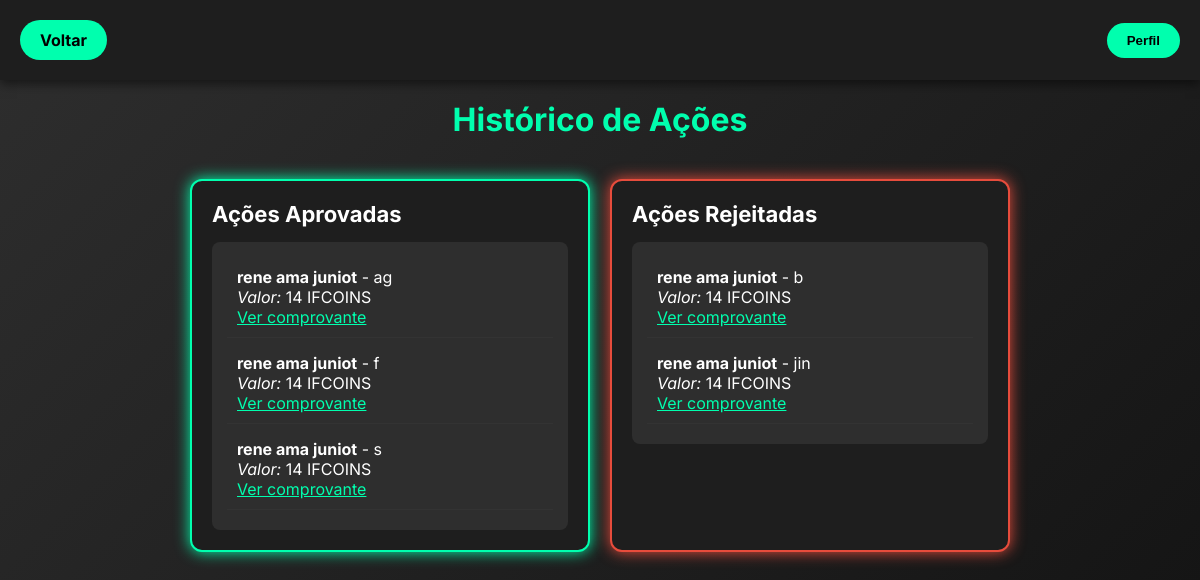
Page /aluno/historico_acoes (signed in) on the committed database.
### models/modelosDB.py (models this page shows, shortened)
class AcaoRealizadaAlunoDB(Base):
    __tablename__ = 'acoes_realizadas'
    id = Column(Integer, primary_key=True)
    email_aluno = Column(String, ForeignKey('alunos.email'))
    id_acao = Column(Integer, ForeignKey('acoes.id'))
    comentarios_aluno = Column(String)
    link = Column(String, nullable=True)
    valor = Column(Integer, default=0)
    status = Column(String, default='pendente')  # pendente/aprovada/rejeitada
    data_envio = Column(DateTime, default=datetime.now())
    aluno = relationship("AlunoDB", back_populates="acoes_realizadas")
    acao = relationship("AcaoDB", back_populates="acoes_realizadas")

class AcaoDB(Base):
    __tablename__ = 'acoes'
    id = Column(Integer, primary_key=True)
    nome = Column(String)
    descricao = Column(String)
    valor = Column(Integer, default=0)
    acoes_realizadas = relationship("AcaoRealizadaAlunoDB", back_populates="acao")

### blueprints/aluno_bp.py (the view)
@aluno_bp.route("/historico_acoes")
def historico_acoes():
    email = session.get('user')
    if not email or session.get('role') != 'aluno':
        flash("Faça login para acessar o histórico.")
        return redirect(url_for('login'))
    acoes_aprovadas = acao_realizadasDAO.listar_aprovadas_por_aluno(email)
    acoes_rejeitadas = acao_realizadasDAO.listar_rejeitadas_por_aluno(email)
    return render_template(
        "aluno/aluno_historico_acoes.html",
        acoes_aprovadas=acoes_aprovadas,
        acoes_rejeitadas=acoes_rejeitadas
    )

### database/database.py (called while the page is built)
    def listar_aprovadas_por_aluno(self, email_aluno):
        return self.session.query(AcaoRealizadaAlunoDB)\
            .filter_by(status='aprovado', email_aluno=email_aluno).all()

    def listar_rejeitadas_por_aluno(self, email_aluno):
        return self.session.query(AcaoRealizadaAlunoDB)\
            .filter_by(status='rejeitado', email_aluno=email_aluno).all()

### templates/aluno/aluno_historico_acoes.html (shortened to what this page needs)
<!DOCTYPE html>
<html lang="pt-BR">
<head>
    <link rel="stylesheet" href="{{ url_for('static', filename='css/aluno/aluno_historico_acoes.css') }}">
</head>
<body>
    <div class="top-row-fixed">
        <a href="{{ url_for('aluno.aluno_pagina') }}" class="pill-btn back-btn">Voltar</a>
        <div class="profile-dropdown-container">
            <button id="open-profile" class="pill-profile">Perfil</button>
        </div>
    </div>
    <main class="canvas">
        <div class="title">Histórico de Ações</div>
        <div class="sections two-columns">
            <article class="card approved">
                <div class="section-title">Ações Aprovadas</div>
                <div class="fake-input large">
                    {% if acoes_aprovadas %}
                        <ul>
                        {% for acao in acoes_aprovadas %}
                            <li>
                                <strong>{{ acao.acao.nome }}</strong> - {{ acao.comentarios_aluno }}<br>
                                <em>Valor:</em> {{ acao.valor }} IFCOINS<br>
                                {% if acao.link %}
                                    <a href="{{ acao.link }}" target="_blank">Ver comprovante</a>
                                {% endif %}
                            </li>
                        {% endfor %}
                        </ul>
                    {% else %}
                        <div class="empty-message">Nenhuma ação aprovada até o momento</div>
                    {% endif %}
                </div>
            </article>
            <article class="card rejected">
                <div class="section-title">Ações Rejeitadas</div>
                <div class="fake-input large">
                    {% if acoes_rejeitadas %}
                        <ul>
                        {% for acao in acoes_rejeitadas %}
                            <li>
                                <strong>{{ acao.acao.nome }}</strong> - {{ acao.comentarios_aluno }}<br>
                                <em>Valor:</em> {{ acao.valor }} IFCOINS<br>
                                {% if acao.link %}
                                    <a href="{{ acao.link }}" target="_blank">Ver comprovante</a>
                                {% endif %}
                            </li>
                        {% endfor %}
                        </ul>
                    {% else %}
                        <div class="empty-message">Nenhuma ação rejeitada até o momento</div>
                    {% endif %}
                </div>
            </article>
        </div>
    </main>
</body>
</html>

### static/css/aluno/aluno_historico_acoes.css (style rules this page uses)
* { margin: 0; padding: 0; box-sizing: border-box; }
body { font-family: 'Inter', sans-serif; background: linear-gradient(135deg, #2e2e2e, #121212); color: white; min-height: 100vh; }
.top-row-fixed { display: flex; justify-content: space-between; align-items: center; padding: 20px; background-color: #1e1e1e; box-shadow: 0 4px 10px rgba(0, 0, 0, 0.5); position: sticky; top: 0; z-index: 10; }
.pill-btn { padding: 10px 20px; border-radius: 25px; background-color: #00ffae; color: black; text-decoration: none; font-weight: bold; transition: background-color 0.3s, box-shadow 0.3s; }
.pill-profile { background-color: #00ffae; color: black; border: none; padding: 10px 20px; border-radius: 25px; font-weight: bold; cursor: pointer; transition: background-color 0.3s, box-shadow 0.3s; }
.title { font-size: 32px; font-weight: bold; color: #00ffae; text-align: center; margin: 20px 0; }
.sections { display: flex; justify-content: center; gap: 20px; flex-wrap: wrap; padding: 20px; }
.card { background-color: #1e1e1e; border: 2px solid #00ffae; border-radius: 12px; padding: 20px; width: 400px; min-height: 200px; box-shadow: 0 0 15px #00ffae; }
.card.approved { border-color: #00ffae; box-shadow: 0 0 15px #00ffae; }
.card.rejected { border-color: #e74c3c; box-shadow: 0 0 15px #e74c3c; }
.section-title { font-size: 22px; font-weight: bold; margin-bottom: 15px; }
.fake-input { background-color: #2e2e2e; padding: 15px; border-radius: 8px; max-height: 400px; overflow-y: auto; }
.fake-input ul { list-style: none; }
.fake-input li { padding: 10px; border-bottom: 1px solid #333; margin-bottom: 5px; word-wrap: break-word; }
.fake-input a { color: #00ffae; text-decoration: underline; }

### rows in the picture
AcaoRealizadaAlunoDB: acao.nome "rene ama juniot", comentarios_aluno "ag", valor "14"
AcaoRealizadaAlunoDB: acao.nome "rene ama juniot", comentarios_aluno "f", valor "14"
AcaoRealizadaAlunoDB: acao.nome "rene ama juniot", comentarios_aluno "s", valor "14"
AcaoRealizadaAlunoDB: acao.nome "rene ama juniot", comentarios_aluno "b", valor "14"
AcaoRealizadaAlunoDB: acao.nome "rene ama juniot", comentarios_aluno "jin", valor "14"
